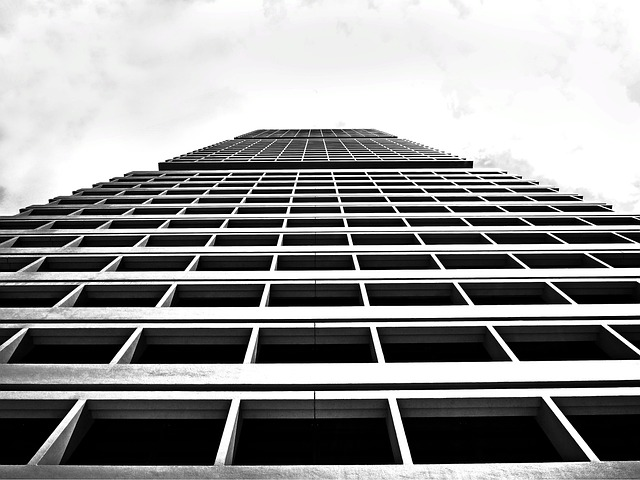
#> input picture 07-hough/pilvenpiirtaja.jpg, 640 x 480 px, found by its file name
$ python 2-houghlinesp.py
#> lines starting #> are read from the running program, lines starting #| are printed output that depends on the picture; after the words box and inside, x2 and y2 are one past the last pixel; in counts of white or black regions, pixels touching at a corner belong together
"""Esimerkki probabilistisesta Hough-muunnoksesta
(Houghin viivamuunnoksesta)"""

import cv2
import numpy as np

kuva = cv2.imread("07-hough/pilvenpiirtaja.jpg")
#> kuva is the input picture: shape (480, 640, 3); mean B, G, R 148.5, 148.5, 148.5
kuva_hs = cv2.cvtColor(kuva, cv2.COLOR_BGR2GRAY)

# Etsitään reunat
#kuva_hs = cv2.medianBlur(kuva_hs, 5) # Pehmennä, jos tarpeen
reunakuva = cv2.Canny(kuva_hs, 100, 200)
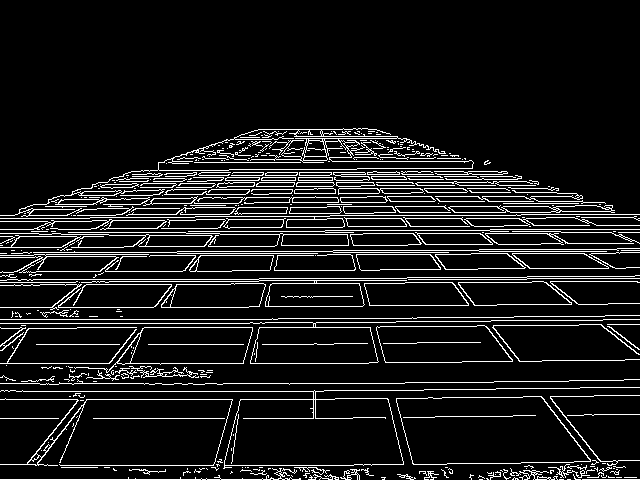
#> reunakuva: shape (480, 640); 9.7% white in thin lines or dots, all inside (x1, y1, x2, y2) = (0, 128, 640, 480)
cv2.imshow("reunat", reunakuva)

# Etsitään suorat
rho_reso = 1 # Yhden pikselin toleranssi
theta_reso = np.pi / 180 # Asteen tarkkuus
min_pisteet = 100 # Suoran toteuttavien pisteiden minimimäärä

suorat = cv2.HoughLinesP(reunakuva,
                         rho_reso,
                         theta_reso,
                         min_pisteet,
                         minLineLength=50,
                         maxLineGap=10)
#> suorat = 152 rows, first 6: [0, 479, 359, 479], [0, 363, 368, 363], [205, 383, 404, 383], [93, 418, 352, 418], [0, 399, 334, 399], [330, 215, 520, 215]
valmis = np.hstack((kuva, cv2.cvtColor(reunakuva, cv2.COLOR_GRAY2BGR)))
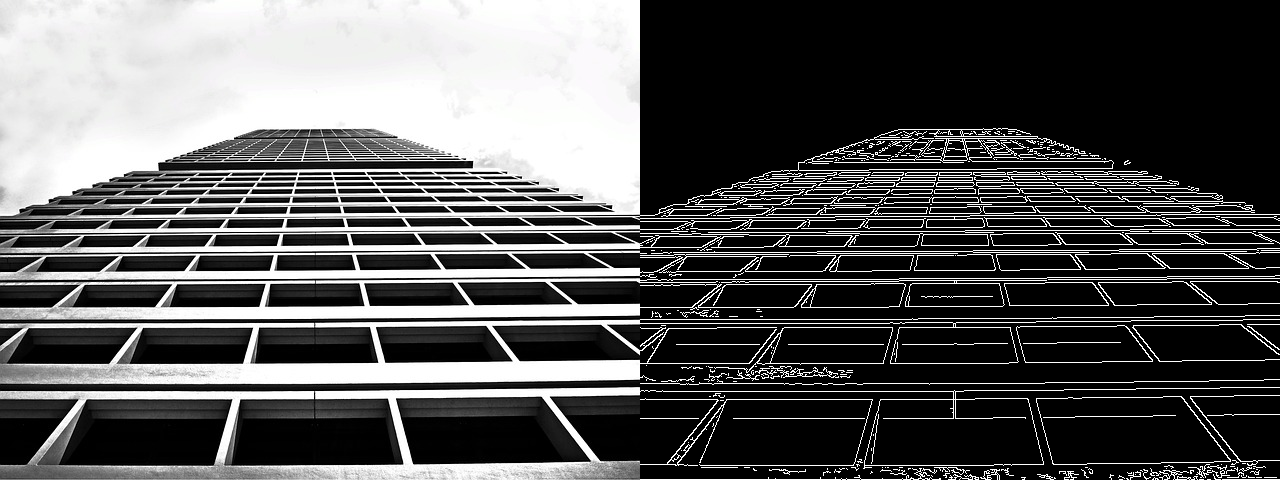
#> valmis: shape (480, 1280, 3); mean B, G, R 86.6, 86.6, 86.6

# Tieto kuvan koosta piirtoa varten
rivit, sarakkeet = kuva_hs.shape
#> rivit = 480; sarakkeet = 640
lavistaja = int(np.sqrt(rivit**2 + sarakkeet**2))
#> lavistaja = 800

# Käsitellään kaikki saadut rho - theta-parit ja piirretään
# niiden määrittelemät suorat
if suorat is not None:
    for s in suorat:
        x1,y1,x2,y2 = s[0]
        cv2.line(kuva, (x1, y1), (x2, y2), (0, 0, 255), 2)
#> this loop made 152 passes
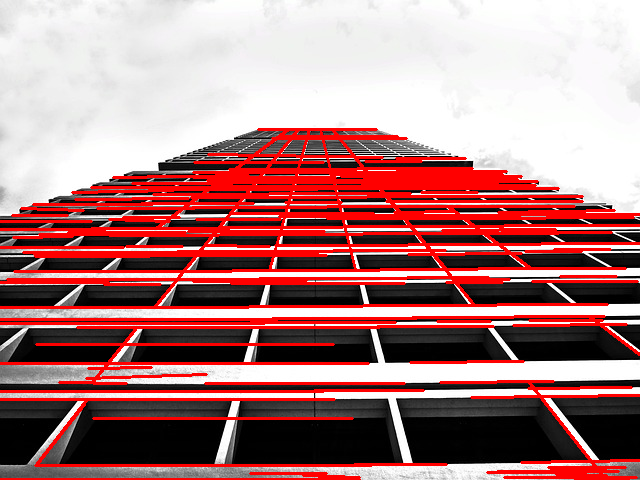
#> kuva: shape (480, 640, 3); 18.41% of pixels changed, all inside (x1, y1, x2, y2) = (0, 128, 640, 480)

valmis = np.hstack((valmis, kuva))
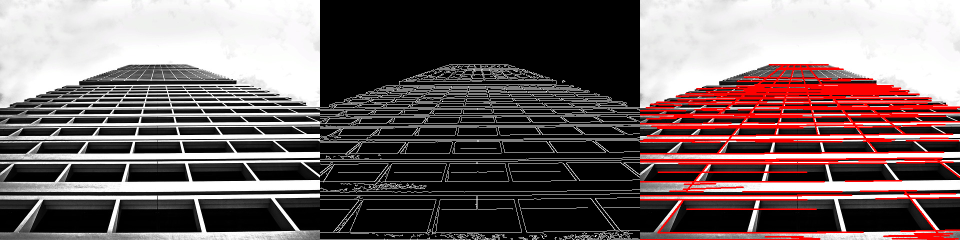
#> valmis: shape (480, 1920, 3) (shown at 1/2 size); mean B, G, R 99.2, 99.2, 114.9
#cv2.imwrite("kuvituskuvat/houghp_pilvenpiirtaja.jpg", valmis)
cv2.imshow("tulos", kuva)
cv2.waitKey(0)
cv2.destroyAllWindows()

$ run again, with 07-hough/kolikot.jpg copied over 07-hough/pilvenpiirtaja.jpg
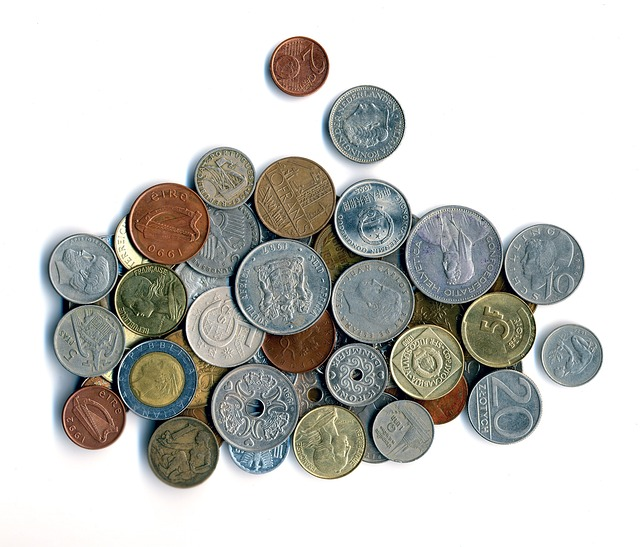
#> input picture 07-hough/kolikot.jpg, 640 x 547 px, found by its file name
#> kuva is the input picture: shape (547, 640, 3); mean B, G, R 196.2, 200, 199.8
#> `reunakuva = cv2.Canny(kuva_hs, 100, 200)`:
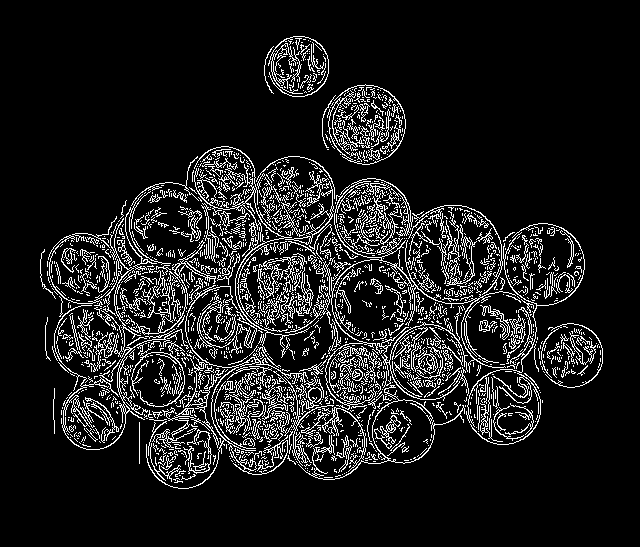
#> reunakuva: shape (547, 640); 11% white in thin lines or dots, all inside (x1, y1, x2, y2) = (40, 36, 603, 489)
#> suorat = 346 rows, first 6: [350, 161, 402, 109], [88, 378, 297, 169], [163, 316, 295, 184], [67, 433, 167, 333], [143, 353, 325, 171], [53, 416, 142, 408]
#> the loop `for s in suorat:` made 346 passes
#> `valmis = np.hstack((valmis, kuva))`:
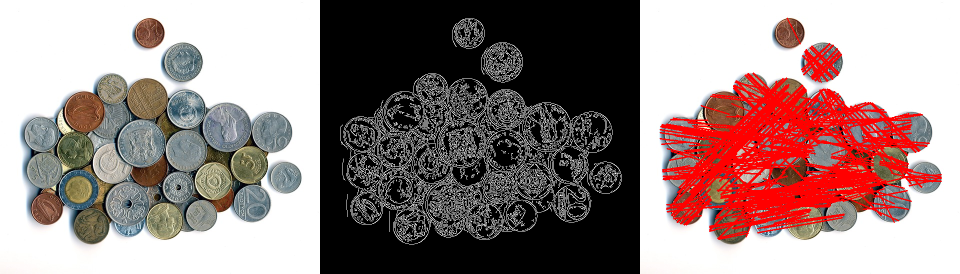
#> valmis: shape (547, 1920, 3) (shown at 1/2 size); mean B, G, R 131.4, 133.2, 152.8

$ run again, with 07-hough/kone.jpg copied over 07-hough/pilvenpiirtaja.jpg
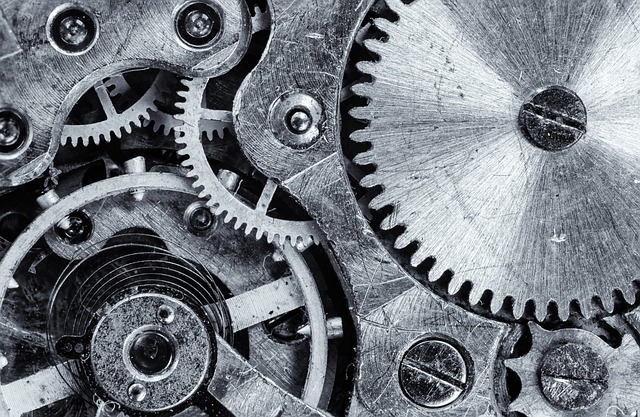
#> input picture 07-hough/kone.jpg, 640 x 417 px, found by its file name
#> kuva is the input picture: shape (417, 640, 3); mean B, G, R 127.8, 120.8, 115.3
#> `reunakuva = cv2.Canny(kuva_hs, 100, 200)`:
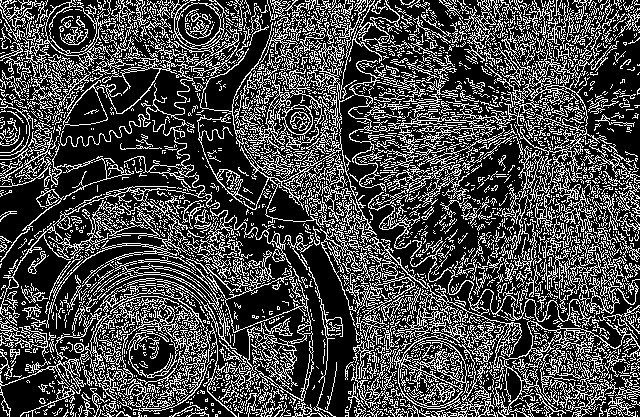
#> reunakuva: shape (417, 640); 28.2% white in thin lines or dots
#> suorat = 965 rows, first 6: [225, 110, 531, 416], [349, 292, 407, 234], [389, 254, 508, 373], [232, 104, 505, 377], [228, 110, 532, 414], [267, 2, 639, 374]
#> the loop `for s in suorat:` made 965 passes
#> `valmis = np.hstack((valmis, kuva))`:
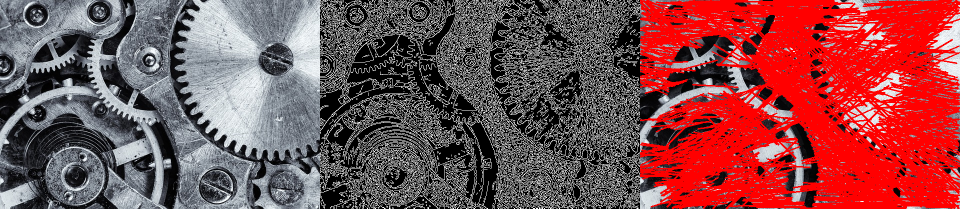
#> valmis: shape (417, 1920, 3) (shown at 1/2 size); mean B, G, R 78.1, 75.3, 132.6

$ run again, with 07-hough/liikennevalot.jpg copied over 07-hough/pilvenpiirtaja.jpg
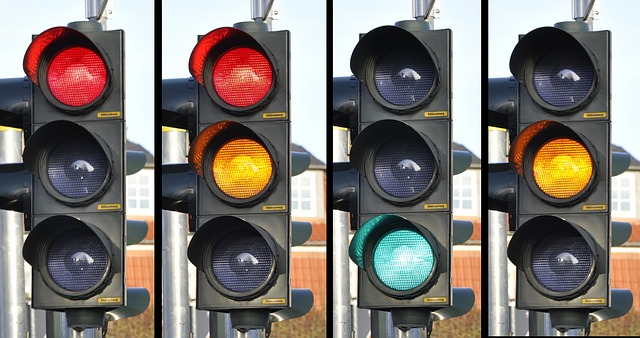
#> input picture 07-hough/liikennevalot.jpg, 640 x 338 px, found by its file name
#> kuva is the input picture: shape (338, 640, 3); mean B, G, R 113.7, 118.9, 125.3
#> `reunakuva = cv2.Canny(kuva_hs, 100, 200)`:
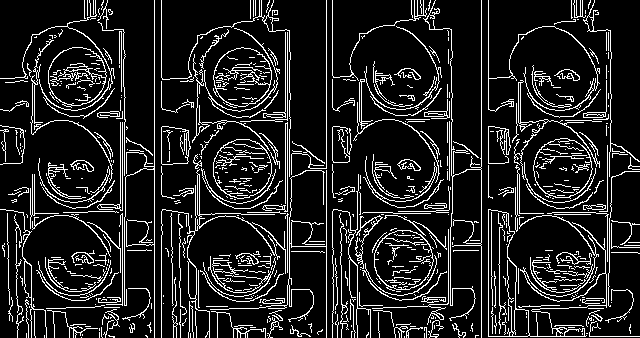
#> reunakuva: shape (338, 640); 13.4% white in thin lines or dots
#> suorat = 112 rows, first 6: [481, 337, 481, 0], [326, 337, 326, 0], [154, 337, 154, 0], [488, 336, 488, 209], [161, 107, 161, 0], [287, 272, 287, 30]
#> the loop `for s in suorat:` made 112 passes
#> `valmis = np.hstack((valmis, kuva))`:
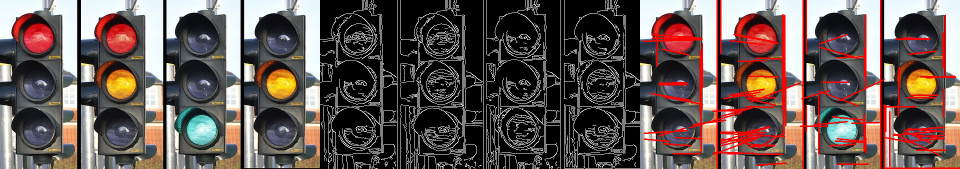
#> valmis: shape (338, 1920, 3) (shown at 1/2 size); mean B, G, R 83.5, 86.8, 100.7
